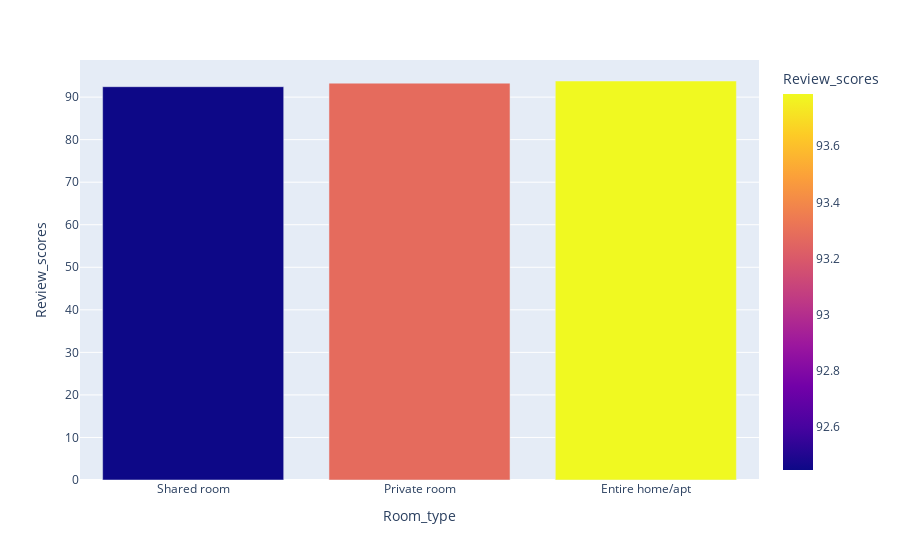

Here is the notebook cell this chart was saved with:
### Markdown cell above
Average review scores for each room type

### Code cell
# Average review scores for each room type
df1 = df_new.groupby("Room_type",as_index=False)["Review_scores"].mean().sort_values(by="Review_scores")
fig = px.bar(data_frame=df1,x="Room_type",y="Review_scores",color="Review_scores")
fig.show()

### Figure 1 — Plotly figure (JSON) as saved in the notebook; plotly's stock layout.template omitted (floating-point values rounded to 4 significant figures)
{"data": [{"alignmentgroup": "True", "hovertemplate": "Room_type=%{x}<br>Review_scores=%{marker.color}<extra></extra>", "legendgroup": "", "marker": {"color": [92.45, 93.28, 93.79], "coloraxis": "coloraxis", "pattern": {"shape": ""}}, "name": "", "offsetgroup": "", "orientation": "v", "showlegend": false, "textposition": "auto", "type": "bar", "x": ["Shared room", "Private room", "Entire home/apt"], "xaxis": "x", "y": [92.45, 93.28, 93.79], "yaxis": "y"}], "layout": {"barmode": "relative", "coloraxis": {"colorbar": {"title": {"text": "Review_scores"}}, "colorscale": [[0, "#0d0887"], [0.1111, "#46039f"], [0.2222, "#7201a8"], [0.3333, "#9c179e"], [0.4444, "#bd3786"], [0.5556, "#d8576b"], [0.6667, "#ed7953"], [0.7778, "#fb9f3a"], [0.8889, "#fdca26"], [1, "#f0f921"]]}, "legend": {"tracegroupgap": 0}, "margin": {"t": 60}, "xaxis": {"anchor": "y", "domain": [0, 1], "title": {"text": "Room_type"}}, "yaxis": {"anchor": "x", "domain": [0, 1], "title": {"text": "Review_scores"}}}}
